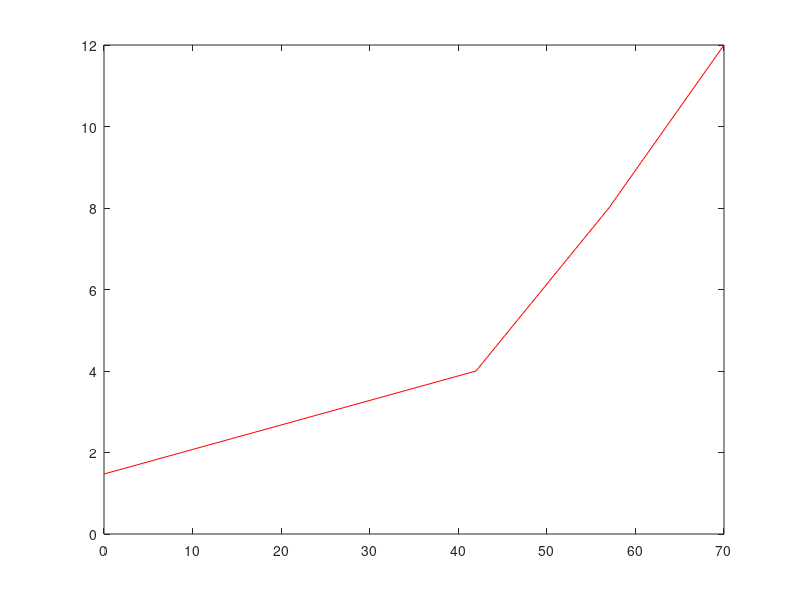

Write the MATLAB code that produced this figure.
clear all; close all; clc;
pointsx = [0 7 14 21 28];
pointsy = [0 4 8 12];
data = importdata('khi12.txt');
t = 0:1:150;
np = 20;
for n = 1:20
    for m = 0:150
        ux(n,m+1) = data((n + m*np),2);
        uy(n,m+1) = data((n + m*np),3);
        p(n,m+1) = data((n + m*np),4);
        vort(n,m+1) = data((n + m*np),5);
    end
end

yo = 1.4722;
val = 0.9;


for i = 1:151
    ux_4 = ux(6,i);
    if ux_4 <= val
        t_4 = t(i);
        break
    end
end

for i = 1:151
    ux_8 = ux(11,i);
    if ux_8 <= val
        t_8 = t(i);
        break
    end
end

for i = 1:151
    ux_12 = ux(16,i);
    if ux_12 <= val
        t_12 = t(i);
        break
    end
end

tnew = [0 t_4 t_8 t_12];
y90 = [yo 4 8 12];

plot(tnew,y90,'r');

for i = 1:151
    umean(i) = (ux(1,i) + ux(6,i) + ux(11,i) + ux(16,i))/4;
end




